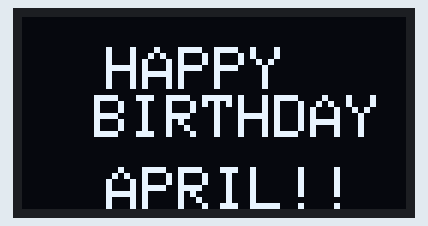
Recording of a sketch running on a simulated Arduino Uno, built with avr-gcc and run on an emulated ATmega328P. Shown: 128×64 one-colour display.

Above: at 0.1 s.
At 7.22 s:
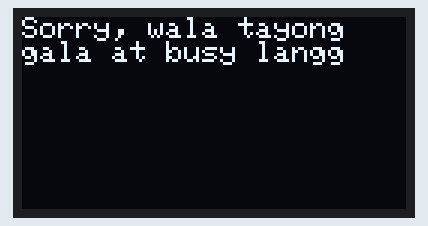
At 9.5 s:
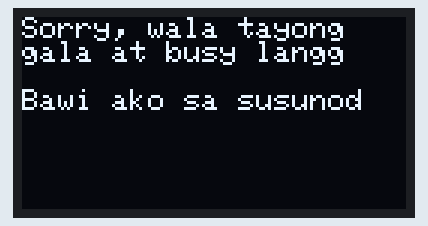
At 11.4 s:
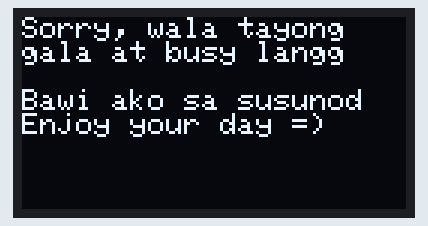
At 24.62 s:
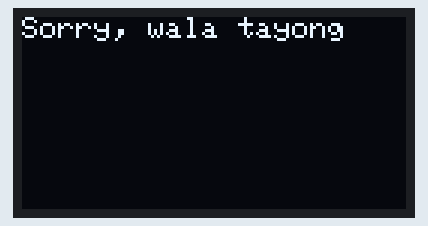
At 31.7 s:
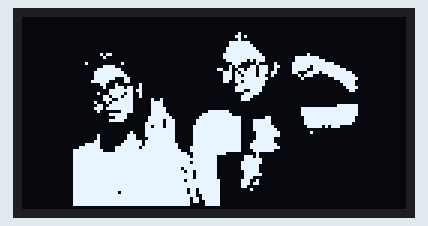

The sketch:

HBD_AB.ino
```cpp
#include <Wire.h>
#include <Adafruit_GFX.h>
#include <Adafruit_SH110X.h>
#include "Ap.h"

#define SCREEN_WIDTH 128
#define SCREEN_HEIGHT 64
#define OLED_RESET -1
Adafruit_SH1106G display(SCREEN_WIDTH, SCREEN_HEIGHT, &Wire, OLED_RESET);

char sor []= "Sorry, wala tayong"
            " \ngala at busy langg"
            " \n\nBawi ako sa susunod"
            " \nEnjoy your day =)";
int s1 = sizeof(sor)/sizeof(sor[0]);

void setup() {
  display.begin();

}

void loop() {
  display.clearDisplay();
  display.setCursor(28, 10);
  display.setTextColor(SH110X_WHITE);
  display.setTextSize(2);
  display.println("HAPPY \n  BIRTHDAY");
  display.setCursor(28, 50);
  display.println("APRIL!!");
  display.display();
  delay(3000);

  display.clearDisplay();
  display.setCursor(0, 0);
  display.setTextSize(1);
  for (int i = 0; i < s1; i++){
    display.print(sor[i]);
    display.display();
    delay(80);
  }
  display.clearDisplay();
  //display.println("\n");
  delay(500);
  display.drawBitmap(0, 0, epd_bitmap_HBD_A, 128, 64, SH110X_WHITE);
  display.display();
  delay(4500);
  display.clearDisplay();
  display.drawBitmap(32,0, epd_bitmap_balloon_and_bear, 64, 64, SH110X_WHITE);
  display.display();
  delay(3000);
}
```

Source omitted: Ap.h (data table, 13012 bytes)

Measured:
- what the display in image 1 shows lasts 0.4 s, from 7.0 s to 7.4 s
- what the display in image 3 shows lasts 0.7 s, from 11.4 s to 12.1 s
- what the display in image 5 shows lasts 4.5 s, from 31.7 s to 36.2 s
